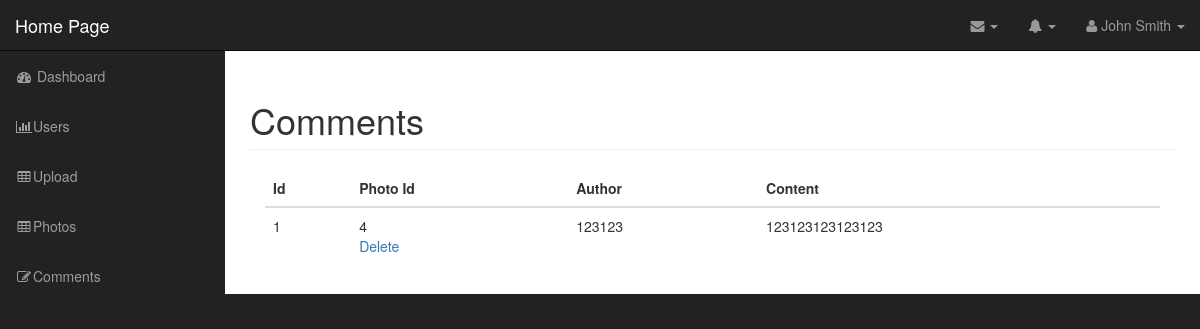
/admin/photo_comment.php?id=4 (signed in), run on the app's committed database.
### tables this page shows
CREATE TABLE `comments` (
  `id` int(11) NOT NULL,
  `photo_id` int(11) NOT NULL,
  `author` varchar(255) NOT NULL,
  `body` text NOT NULL
);

### admin/includes/database.php (called while the page is built, shortened)
<?php
class Database{
    public $connection;
    public function open_db_connection(){
        $this->connection = new mysqli(db_host,db_user,db_pass,db_name);
    }
    public function query($sql){
        $result = $this->connection->query($sql);
        return $result;
    }
    public function escape_string($string){
        $escape_string = $this->connection->real_escape_string($string);
        return $escape_string;
    }
}
$database = new Database();
?>

### admin/includes/comment.php (called while the page is built, shortened)
<?php
class Comment extends Db_object{
    protected static $db_table = "comments";
    public static function find_the_comments($photo_id=0){
        global $database;
        $sql = "SELECT * FROM " . static::$db_table;
        $sql .= " WHERE photo_id = " . $database->escape_string($photo_id);
        return self::find_by_query($sql);
    }
}
?>

### admin/includes/db_object.php (called while the page is built, shortened)
<?php
class Db_object{
    public static function find_by_query($sql){
        global $database;
        $result_set = $database->query($sql);
        $the_object_array = array();
        while($row = mysqli_fetch_array($result_set)){
            $the_object_array[] = static::instantation($row);
        }
        return $the_object_array;
    }
    public static function instantation($the_record){
        $the_object = new $calling_class;
        foreach($the_record as $the_attribute => $value){
            if($the_object->has_the_attribute($the_attribute)){
                $the_object->$the_attribute = $value;
            }
        }
        return $the_object;
    }
    private function has_the_attribute($the_attribute){
        $object_properties = get_object_vars($this);
        return array_key_exists($the_attribute, $object_properties);
    }
}
?>

### admin/photo_comment.php (the view, shortened to what this page needs)
<?php include("includes/header.php"); ?>
<?php
$comments = Comment::find_the_comments($_GET['id']);
?>
        <nav class="navbar navbar-inverse navbar-fixed-top" role="navigation">
            <?php include("includes/top_nav.php"); ?>
            <?php include("includes/side_nav.php"); ?>
        </nav>
        <div id="page-wrapper">
        <div class="container-fluid">
            <div class="row">
                <div class="col-lg-12">
                    <h1 class="page-header">
                        Comments
                    </h1>
                    <div class="col-md-12">
                        <table class="table">
                            <thead>
                                <tr>
                                    <th>Id</th>
                                    <th>Photo Id</th>
                                    <th>Author</th>
                                    <th>Content</th>
                                </tr>
                            </thead>
                            <tbody>
                            <?php foreach($comments as $comment) : ?>
                                <tr>
                                    <td><?php echo $comment->id; ?></td>
                                    <td><?php echo $comment->photo_id; ?>
                                        <div class="action_link">
                                            <a href="delete_photo_comment.php?id=<?php echo $comment->id; ?>">Delete</a>
                                        </div>
                                    </td>
                                    <td><?php echo $comment->author; ?></td>
                                    <td><?php echo $comment->body; ?></td>
                                </tr>
                            <?php endforeach; ?>
                            </tbody>
                        </table>
                    </div>
                </div>
            </div>
            </div>
        </div>
  <?php include("includes/footer.php"); ?>

### admin/css/sb-admin.css (style rules this page uses)
body { margin-top: 100px; background-color: #222; }
@media (min-width:768px) { body { margin-top: 50px; } }
#page-wrapper { width: 100%; padding: 0; background-color: #fff; }
@media (min-width:768px) { #page-wrapper { padding: 10px; } }

### data on the page
comments: id "1", photo "4", author "123123", body "123123123123123"
